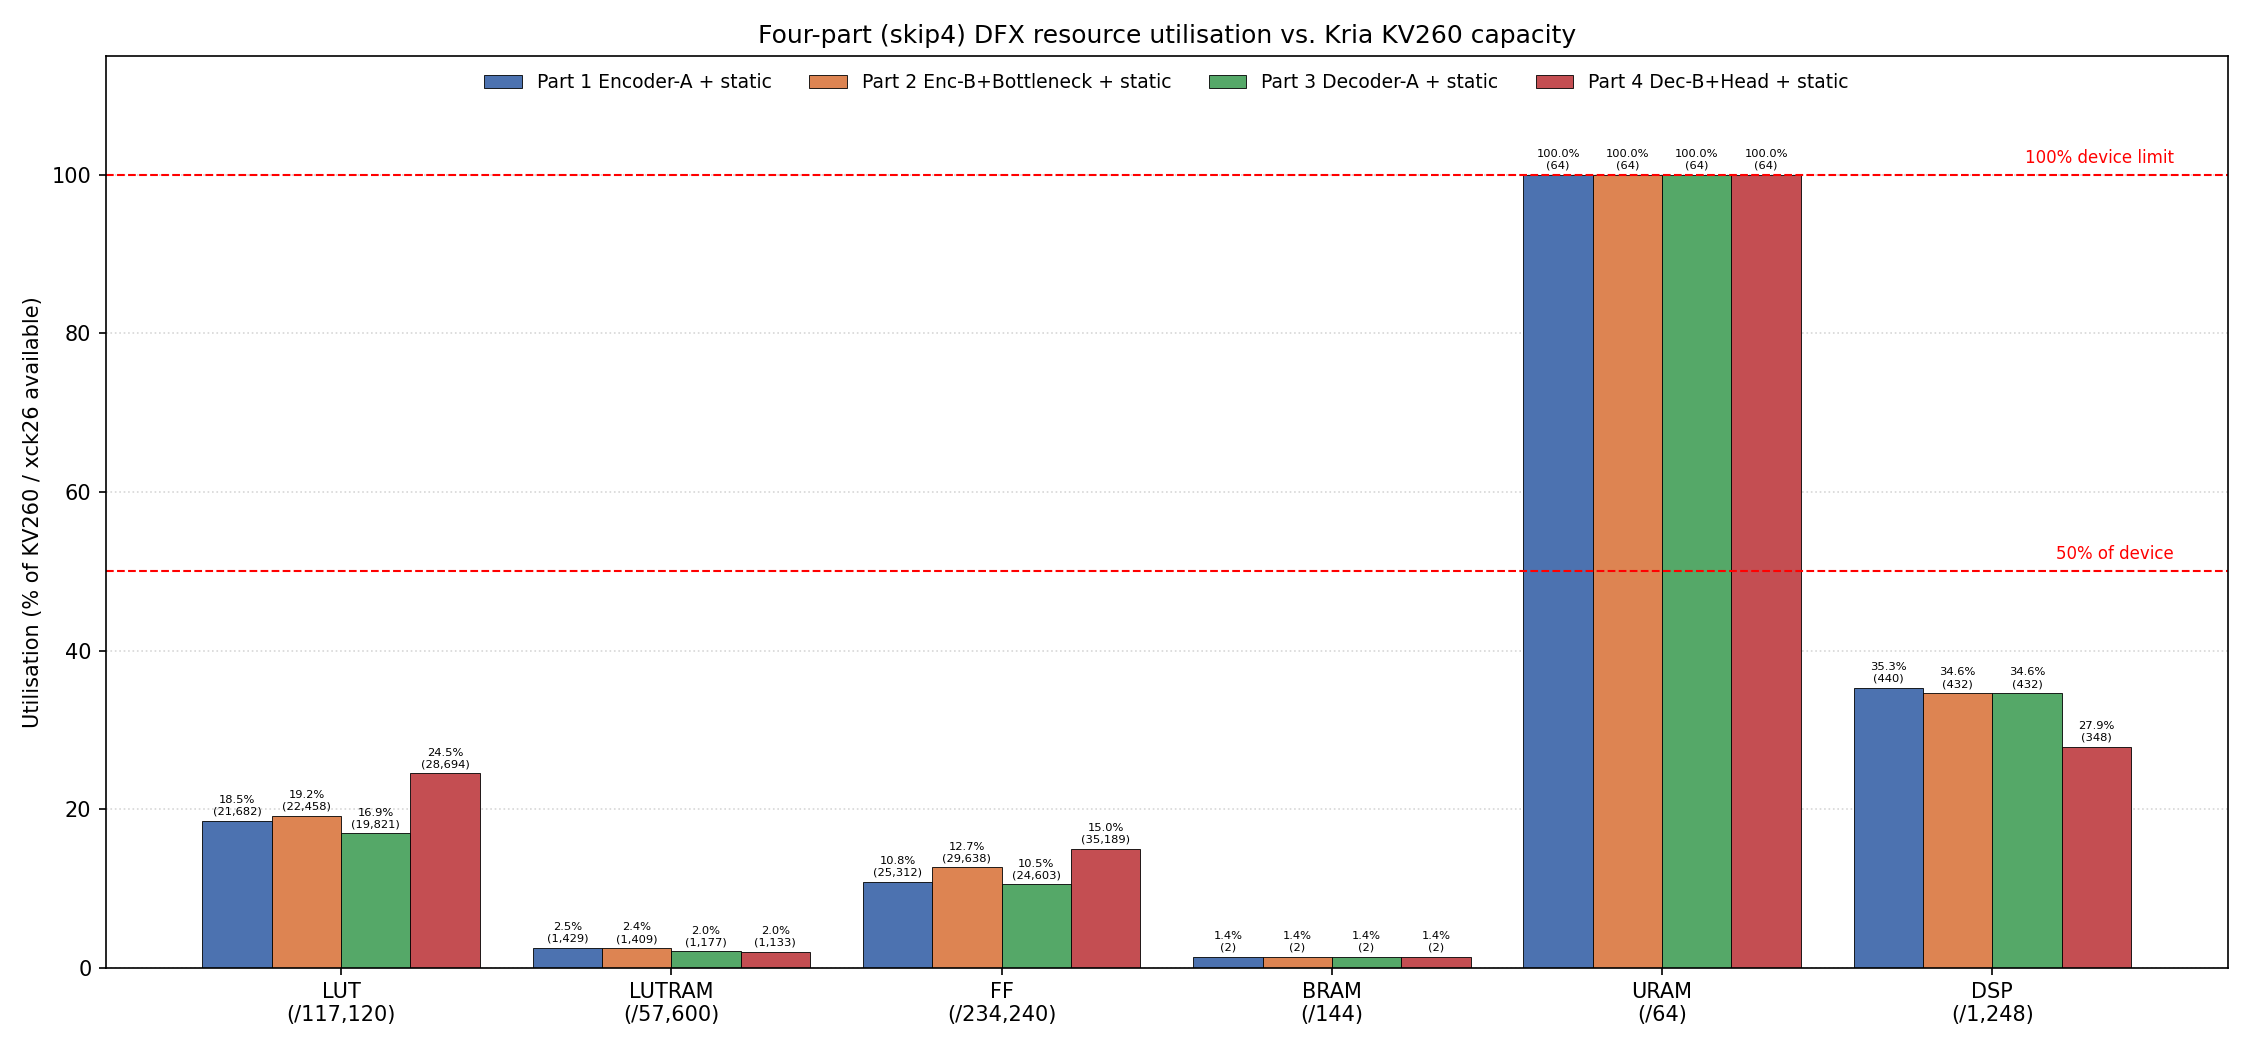

The script that saved this image:
#!/usr/bin/env python3
"""Visualise the four-part (skip4) DFX resource utilisation against the
Kria KV260 (xck26) device capacity.

Reads the ``skip4_exp_res`` table from the project DuckDB result store and
draws a grouped bar chart of LUT / LUTRAM / FF / BRAM / URAM / DSP usage for
each of the four reconfigurable parts, expressed as a percentage of what the
KV260 actually provides.  Every child impl row already contains the static
region (the static-only parent reports 8354 LUT / 0 DSP), so each bar is
labelled "<part> + static".

The figure and this script live together under ``images/res/``.
"""

import os
import shutil
import tempfile

import duckdb
import numpy as np
import matplotlib
matplotlib.use("Agg")          # headless / batch rendering
import matplotlib.pyplot as plt


# ----------------------------------------------------------------------------
# paths
# ----------------------------------------------------------------------------
DB_PATH = "/media/tanawin/tanawin1701e/project8/dfx4ml/experiment/dfx4ml_result"
TABLE   = "skip4_exp_res"
OUT_DIR = os.path.dirname(os.path.abspath(__file__))
OUT_PNG = os.path.join(OUT_DIR, "skip4_resource_util.png")


# ----------------------------------------------------------------------------
# Kria KV260 (xck26-sfvc784) maximum available resources
# ----------------------------------------------------------------------------
CAP = {
    "LUT":    117120,
    "LUTRAM":  57600,
    "FF":     234240,
    "BRAM":      144,
    "URAM":       64,
    "DSP":      1248,
}
RESOURCES = list(CAP.keys())

# resource label -> column name in the DuckDB table
DB_COL = {
    "LUT":    "lut",
    "LUTRAM": "lutram",
    "FF":     "ff",
    "BRAM":   "bram",
    "URAM":   "uram",
    "DSP":    "dsp",
}

# config -> friendly legend label, in Part-1..Part-4 reading order.
# config_child_<region>_<rm>; Part->region/rm follows the four-part mapping.
CONFIG_ORDER = [
    "config_child_0_0",   # region 0 / rm 0
    "config_child_1_0",   # region 1 / rm 0
    "config_child_0_1",   # region 0 / rm 1
    "config_child_1_1",   # region 1 / rm 1
]
LABELS = {
    "config_child_0_0": "Part 1 Encoder-A + static",
    "config_child_1_0": "Part 2 Enc-B+Bottleneck + static",
    "config_child_0_1": "Part 3 Decoder-A + static",
    "config_child_1_1": "Part 4 Dec-B+Head + static",
}

COLORS = ["#4C72B0", "#DD8452", "#55A868", "#C44E52", "#8172B3"]


# ----------------------------------------------------------------------------
# data loading
# ----------------------------------------------------------------------------
def load_df():
    """Return the skip4_exp_res table as a DataFrame.

    The live DuckDB file is often locked by a GUI client (DataGrip), so we
    copy it to a temporary file and open that copy read-only.
    """
    tmp = tempfile.NamedTemporaryFile(suffix=".duckdb", delete=False).name
    shutil.copy(DB_PATH, tmp)
    try:
        con = duckdb.connect(tmp, read_only=True)
        df  = con.execute(f"SELECT * FROM {TABLE}").fetchdf()
        con.close()
    finally:
        os.remove(tmp)
    return df


# ----------------------------------------------------------------------------
# plotting
# ----------------------------------------------------------------------------
def main():
    df = load_df()
    # keep only the reconfigurable-module (child) runs, ordered Part 1..4
    df = df[df["config"] != "config_parent"]
    df = df.set_index("config").loc[CONFIG_ORDER].reset_index()
    print(df.to_string())

    configs = df["config"].tolist()
    labels  = [LABELS.get(c, c) for c in configs]

    # absolute counts and percentage utilisation, shaped [config][resource]
    absv = np.array([[df.loc[df.config == c, DB_COL[r]].iloc[0]
                      for r in RESOURCES] for c in configs], dtype=float)
    pct  = np.array([[absv[i][j] / CAP[r] * 100.0
                      for j, r in enumerate(RESOURCES)]
                     for i in range(len(configs))])

    n = len(configs)
    x = np.arange(len(RESOURCES))
    w = 0.84 / n

    fig, ax = plt.subplots(figsize=(15, 7.0))
    for i, lab in enumerate(labels):
        off  = (i - (n - 1) / 2.0) * w
        bars = ax.bar(x + off, pct[i], w, label=lab,
                      color=COLORS[i % len(COLORS)],
                      edgecolor="black", linewidth=0.4)
        for j, b in enumerate(bars):
            ax.annotate(f"{pct[i][j]:.1f}%\n({int(absv[i][j]):,})",
                        (b.get_x() + b.get_width() / 2, b.get_height()),
                        xytext=(0, 2), textcoords="offset points",
                        ha="center", va="bottom", fontsize=5.5)

    # reference lines at 50% and 100% of the device
    ax.axhline(100, color="red", ls="--", lw=1.0)
    ax.text(len(RESOURCES) - 0.45, 101, "100% device limit",
            color="red", ha="right", va="bottom", fontsize=8)
    ax.axhline(50, color="red", ls="--", lw=1.0)
    ax.text(len(RESOURCES) - 0.45, 51, "50% of device",
            color="red", ha="right", va="bottom", fontsize=8)

    ax.set_xticks(x)
    ax.set_xticklabels([f"{r}\n(/{CAP[r]:,})" for r in RESOURCES])
    ax.set_ylabel("Utilisation (% of KV260 / xck26 available)")
    ax.set_title("Four-part (skip4) DFX resource utilisation vs. Kria KV260 capacity")
    ax.set_ylim(0, 115)
    ax.legend(loc="upper center", ncol=n, frameon=False, fontsize=9)
    ax.grid(axis="y", ls=":", alpha=0.5)
    ax.set_axisbelow(True)

    fig.tight_layout()
    fig.savefig(OUT_PNG, dpi=150)
    print("saved:", OUT_PNG)


if __name__ == "__main__":
    main()
